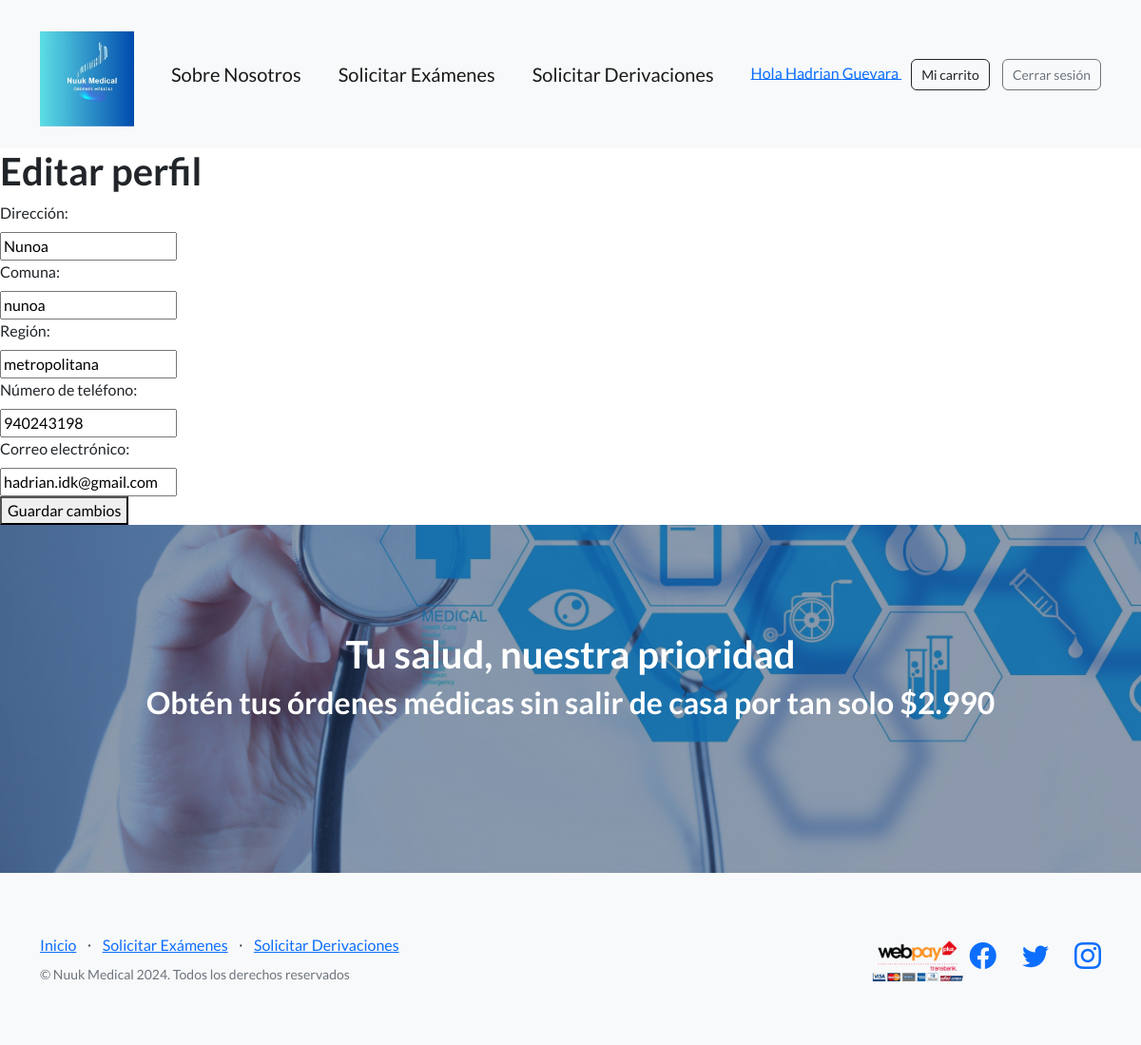
Page /mi-cuenta/editar (signed in) on the committed database.
### AppWeb/models.py (models this page shows, shortened)
class CustomUser(AbstractUser):
    nombre = models.CharField('Nombre', max_length=100)
    apellido = models.CharField('Apellido', max_length=100)
    email = models.EmailField('Correo electronico', unique=True)
    region = models.CharField('Region', max_length=100)
    comuna = models.CharField('Comuna', max_length=100)
    direccion = models.CharField(max_length=255)
    telefono_contacto = models.CharField(max_length=20)
    fecha_nacimiento = models.DateField()
    rut = models.CharField(max_length=12, unique=True)
    genero = models.CharField(max_length=1, choices=(
        ('M', 'Masculino'),
        ('F', 'Femenino'),
        ('O', 'Otro'),
    ))
    objects = CustomUserManager()
    USERNAME_FIELD = 'email'
    REQUIRED_FIELDS = ['nombre', 'apellido', 'direccion', 'telefono_contacto', 'fecha_nacimiento', 'rut', 'genero', 'region', 'comuna']
    groups = models.ManyToManyField(
        'auth.Group',
        verbose_name='groups',
        blank=True,
        related_name='customuser_set',
        related_query_name='user'
    )
    user_permissions = models.ManyToManyField(
        'auth.Permission',
        verbose_name='user permissions',
        blank=True,
        related_name='customuser_set',
        related_query_name='user'
    )

### AppWeb/views.py (the view, shortened to what this page needs)
# urls.py: path('mi-cuenta/editar', views.editar_perfil, name='editar_perfil'),
@login_required(login_url='/login')
def editar_perfil(request):
    usuario = request.user
    return render(request, 'cuenta/editar_perfil.html', {'usuario': usuario})

### AppWeb/templates/cuenta/editar_perfil.html (shortened to what this page needs)
{% extends 'base.html' %}
{% load static %}
{% block content %}
<h1>Editar perfil</h1>
<form method="post">
    <label for="direccion">Dirección:</label><br>
    <input type="text" id="direccion" name="direccion" value="{{ usuario.direccion }}"><br>
    <label for="comuna">Comuna:</label><br>
    <input type="text" id="comuna" name="comuna" value="{{ usuario.comuna }}"><br>
    <label for="region">Región:</label><br>
    <input type="text" id="region" name="region" value="{{ usuario.region }}"><br>
    <label for="telefono">Número de teléfono:</label><br>
    <input type="text" id="telefono" name="telefono" value="{{ usuario.telefono_contacto }}"><br>
    <label for="correo">Correo electrónico:</label><br>
    <input type="email" id="correo" name="correo" value="{{ usuario.email }}"><br>
    <button type="submit">Guardar cambios</button>
</form>
{% endblock %}

### AppWeb/templates/base.html (shortened to what this page needs)
<!DOCTYPE html>
<html lang="en">
    <head>
        {% load static %}
        <link rel="stylesheet" href="https://stackpath.bootstrapcdn.com/bootstrap/4.5.2/css/bootstrap.min.css">
        <link href="https://cdn.jsdelivr.net/npm/bootstrap-icons@1.5.0/font/bootstrap-icons.css" rel="stylesheet" type="text/css" />
        <link href="{% static 'css/styles.css' %}" rel="stylesheet"/>
        <link rel="stylesheet" href="https://cdnjs.cloudflare.com/ajax/libs/toastify-js/1.11.0/toastify.min.css">
    </head>
    <body>
        <nav class="navbar navbar-light bg-light static-top">
            <div class="container">
                <a class="navbar-brand" href="{% url 'index' %}">
                    <img src="{% static 'assets/img/logoazul.jpeg' %}" alt="Nuuk Medical" style="display: block; margin: 20px auto 10px; height: 100px;">
                </a>
                <a class="navbar-brand" href="{% url 'nosotros' %}">Sobre Nosotros</a>
                <a class="navbar-brand" href="{% url 'ver_categorias' %}">Solicitar Exámenes</a>
                <a class="navbar-brand" href="{% url 'derivaciones' %}">Solicitar Derivaciones</a>
                {% if request.user.is_authenticated %}
                <div class="navbar-item">
                    <a href="{% url 'mi_cuenta' %}" class="navbar-link">
                        Hola {{ request.user.nombre|default:request.user.username }} {{ request.user.apellido|default:'' }}
                    </a>
                    <a href="{% url 'resumen_carrito' %}" class="btn btn-outline-dark custom-btn">Mi carrito</a>
                    <a href="{% url 'logout' %}" class="btn btn-outline-secondary custom-btn">Cerrar sesión</a>
                </div>
                {% else %}
                <a class="btn btn-outline-primary custom-btn" href="{% url 'login' %}">Iniciar Sesión</a>
                {% endif %}
                </div>
                </nav>
    {% block content %}
    {% endblock %}
    <section class="call-to-action text-white text-center" style="background-image: url('{% static "assets/img/fondo.jpg" %}');" id="signup">
        <div class="container position-relative">
            <div class="row justify-content-center">
                <div class="text-center text-white">
                    <h1>Tu salud, nuestra prioridad</h1>
                    <h2>Obtén tus órdenes médicas sin salir de casa por tan solo $2.990</h2>
                </div>
            </div>
        </div>
    </section>
    <footer class="footer bg-light">
        <div class="container">
            <div class="row">
                <div class="col-lg-6 h-100 text-center text-lg-start my-auto">
                    <ul class="list-inline mb-2">
                        <li class="list-inline-item"><a href="{% url 'index' %}">Inicio</a></li>
                        <li class="list-inline-item">⋅</li>
                        <li class="list-inline-item"><a href="{% url 'ver_categorias' %}">Solicitar Exámenes</a></li>
                        <li class="list-inline-item">⋅</li>
                        <li class="list-inline-item"><a href="{% url 'derivaciones' %}">Solicitar Derivaciones</a></li>
                    </ul>
                    <p class="text-muted small mb-4 mb-lg-0">&copy; Nuuk Medical 2024. Todos los derechos reservados</p>
                </div>
                <div class="col-lg-6 h-100 text-center text-lg-end my-auto">
                    <ul class="list-inline mb-0">
                        <img src="{% static 'assets/img/webpay.png' %}" style="width: 100px; height: auto;">
                        <li class="list-inline-item me-4">
                            <a href="#!"><i class="bi-facebook fs-3"></i></a>
                        </li>
                        <li class="list-inline-item me-4">
                            <a href="#!"><i class="bi-twitter fs-3"></i></a>
                        </li>
                        <li class="list-inline-item">
                            <a href="#!"><i class="bi-instagram fs-3"></i></a>
                        </li>
                    </ul>
                </div>
            </div>
        </div>
    </footer>
</body>
</html>

### AppWeb/templates/base.html (style rules this page uses)
.custom-btn { padding: 5px 10px; font-size: 14px; margin-left: 10px; }

### rows in the picture
CustomUser: user.nombre "Hadrian", user.apellido "Guevara", direccion "Nunoa", comuna "nunoa", region "metropolitana", telefono "940243198", correo "hadrian.idk@gmail.com"
